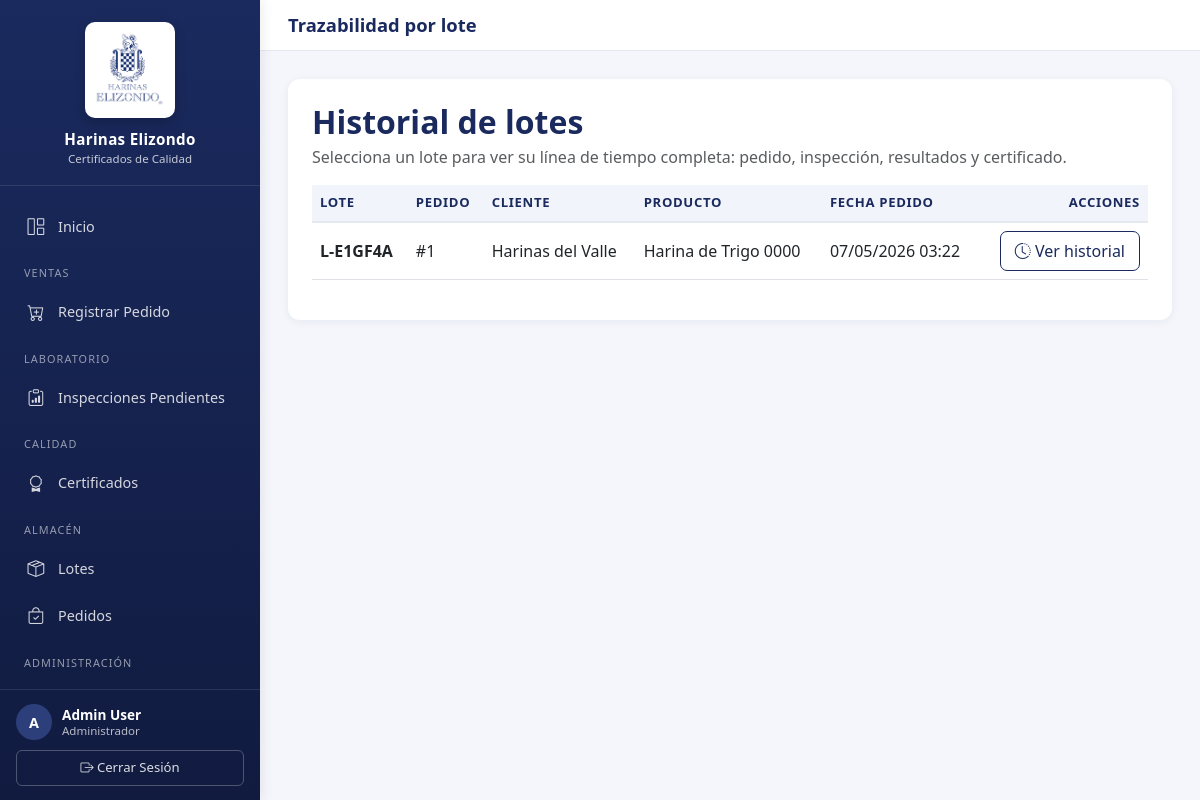
The page /trazabilidad/ (signed in) on the database as committed earlier.
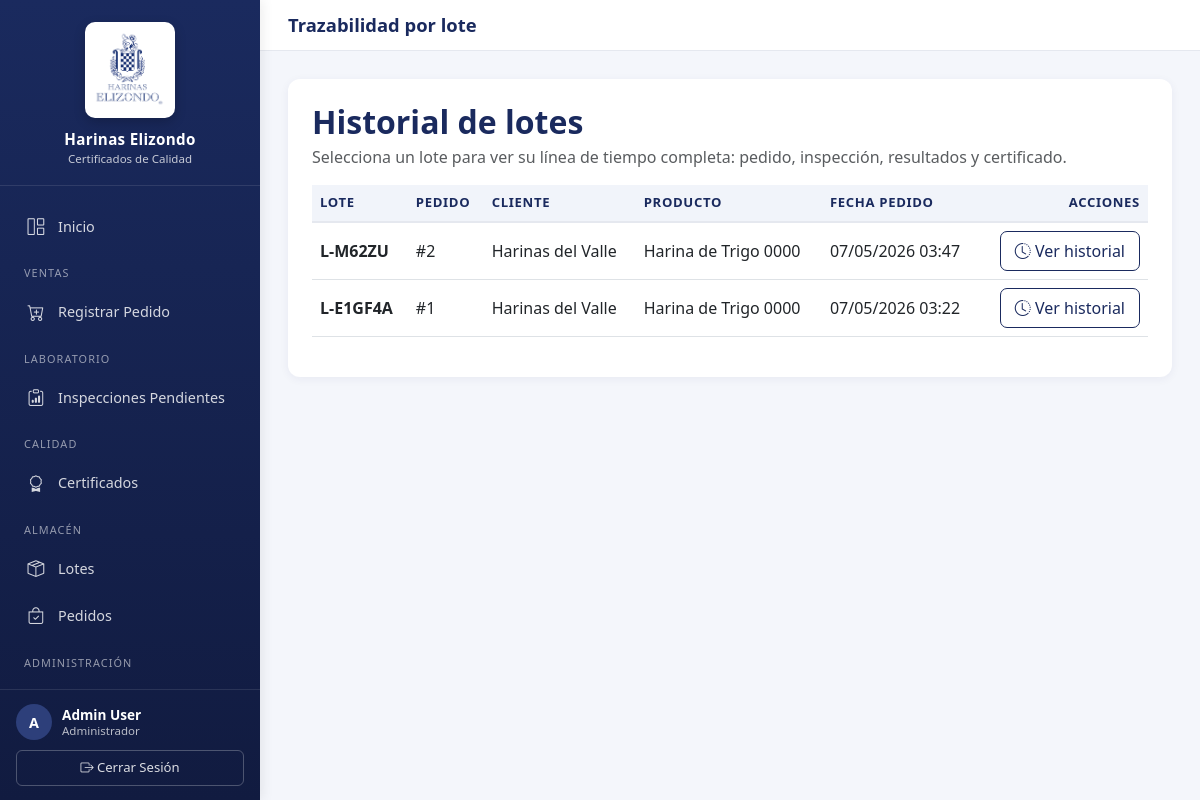
The same page on the database as committed later.
### certificados/models.py (models this page shows, shortened)
class Lote(models.Model):
    pedido = models.ForeignKey(
        Pedido,
        on_delete=models.CASCADE,
        blank=True,
        null=True,
        related_name="lotes"
    )
    codigo_lote = models.CharField(max_length=50, default="L-TEMP")
    secuencia = models.CharField(max_length=1, default="A")
    producto = models.ForeignKey(
        Producto,
        on_delete=models.CASCADE,
        blank=True,
        null=True
    )
    cantidad = models.DecimalField(
        max_digits=10,
        decimal_places=2,
        blank=True,
        null=True
    )
    fecha_produccion = models.DateField(
        auto_now_add=True,
        blank=True,
        null=True
    )
    fecha_caducidad = models.DateField(
        blank=True,
        null=True
    )
    activo = models.BooleanField(default=True)

class Pedido(models.Model):
    ESTADOS = (
        ("pendiente", "Pendiente"),
        ("aceptado", "Aceptado"),
        ("rechazado", "Rechazado"),
        ("despachado", "Despachado"),
    )
    cliente = models.ForeignKey(Cliente, on_delete=models.CASCADE)
    producto = models.ForeignKey(
        Producto,
        on_delete=models.CASCADE,
        blank=True,
        null=True
    )
    cantidad = models.DecimalField(max_digits=10, decimal_places=2)
    fecha_pedido = models.DateTimeField(default=timezone.now)
    estado = models.CharField(max_length=20, choices=ESTADOS, default="pendiente")
    class Meta:
        indexes = [
            models.Index(fields=["cliente", "fecha_pedido"]),
        ]

class Cliente(models.Model):
    nombre = models.CharField(max_length=255)
    rfc = models.CharField(max_length=13, unique=True)
    direccion_fiscal_calle = models.CharField(max_length=150, blank=True, null=True)
    direccion_fiscal_numero = models.CharField(max_length=50, blank=True, null=True)
    direccion_fiscal_interior = models.CharField(max_length=50, blank=True, null=True)
    direccion_fiscal_colonia = models.CharField(max_length=100, blank=True, null=True)
    direccion_fiscal_codigo_postal = models.CharField(max_length=5, blank=True, null=True)
    direccion_fiscal_ciudad = models.CharField(max_length=100, blank=True, null=True)
    direccion_fiscal_estado = models.CharField(max_length=100, blank=True, null=True)
    direccion_entrega_calle = models.CharField(max_length=150, blank=True, null=True)
    direccion_entrega_numero = models.CharField(max_length=50, blank=True, null=True)
    direccion_entrega_interior = models.CharField(max_length=50, blank=True, null=True)
    direccion_entrega_colonia = models.CharField(max_length=100, blank=True, null=True)
    direccion_entrega_codigo_postal = models.CharField(max_length=5, blank=True, null=True)
    direccion_entrega_ciudad = models.CharField(max_length=100, blank=True, null=True)
    direccion_entrega_estado = models.CharField(max_length=100, blank=True, null=True)
    direccion_entrega_misma = models.BooleanField(default=True, help_text="Usar la misma dirección fiscal para entrega")
    contacto = models.CharField(max_length=100)
    correo_contacto = models.EmailField()
    requiere_certificado = models.BooleanField(default=True)
    clave_doc_especificaciones = models.CharField(
        max_length=80,
        blank=True,
        null=True,
        help_text="Clave del documento de especificaciones del cliente.",
    )
    activo = models.BooleanField(default=True)
    causa_baja = models.CharField(max_length=255, blank=True, null=True)
    fecha_baja = models.DateTimeField(blank=True, null=True)
    fecha_alta = models.DateTimeField(auto_now_add=True)

class Producto(models.Model):
    codigo = models.CharField(max_length=30, unique=True)
    nombre = models.CharField(max_length=150)
    descripcion = models.TextField(blank=True)
    activo = models.BooleanField(default=True)
    fecha_alta = models.DateTimeField(auto_now_add=True)

### certificados/views.py (the view)
# urls.py: path('trazabilidad/', views.HistorialLoteIndexView.as_view(), name='historial_index'),
class HistorialLoteIndexView(LoginRequiredMixin, ListView):
    model = Lote
    template_name = "certificados/historial_index.html"
    context_object_name = "lotes"
    paginate_by = 25
    def get_queryset(self):
        return Lote.objects.select_related("pedido__cliente").order_by("-id")

### certificados/templates/certificados/historial_index.html (shortened to what this page needs)
{% extends "base.html" %}
{% block page_title %}Trazabilidad por lote{% endblock %}
{% block content %}
<div class="card">
    <div class="card-body p-4">
        <h2 class="card-title mb-1">Historial de lotes</h2>
        <p class="text-muted mb-3">Selecciona un lote para ver su línea de tiempo completa: pedido, inspección, resultados y certificado.</p>
        <div class="table-responsive">
            <table class="table align-middle">
                <thead>
                    <tr>
                        <th>Lote</th>
                        <th>Pedido</th>
                        <th>Cliente</th>
                        <th>Producto</th>
                        <th>Fecha pedido</th>
                        <th class="text-end">Acciones</th>
                    </tr>
                </thead>
                <tbody>
                    {% for lote in lotes %}
                    <tr>
                        <td><strong>{{ lote.codigo_lote }}{{ lote.secuencia }}</strong></td>
                        <td>#{{ lote.pedido.id }}</td>
                        <td>{{ lote.pedido.cliente.nombre }}</td>
                        <td>{{ lote.pedido.producto.nombre }}</td>
                        <td>{{ lote.pedido.fecha_pedido|date:"d/m/Y H:i" }}</td>
                        <td class="text-end">
                            <a href="{% url 'historial_lote' lote.id %}" class="btn-brand-outline">
                                <i class="bi bi-clock-history"></i> Ver historial
                            </a>
                        </td>
                    </tr>
                    {% endfor %}
                </tbody>
            </table>
        </div>
    </div>
</div>
{% endblock %}

Rows that differ between the two databases and show on the page:
added Lote: codigo_lote "L-M62ZU", pedido.id "2", pedido.cliente.nombre "Harinas del Valle", pedido.producto.nombre "Harina de Trigo 0000", pedido.fecha_pedido "07/05/2026 03:47"
